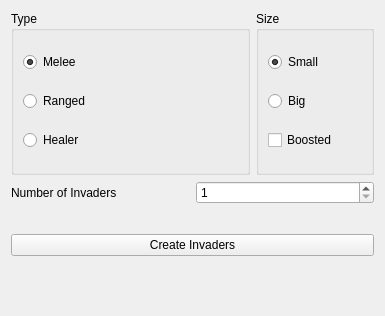
<?xml version="1.0" encoding="UTF-8"?>
<ui version="4.0">
 <class>InvasionWidget</class>
 <widget class="QWidget" name="InvasionWidget">
  <property name="geometry">
   <rect>
    <x>0</x>
    <y>0</y>
    <width>385</width>
    <height>316</height>
   </rect>
  </property>
  <property name="windowTitle">
   <string>Form</string>
  </property>
  <layout class="QVBoxLayout" name="verticalLayout_3">
   <item>
    <layout class="QHBoxLayout" name="horizontalLayout_2">
     <item>
      <widget class="QGroupBox" name="groupBox">
       <property name="minimumSize">
        <size>
         <width>239</width>
         <height>164</height>
        </size>
       </property>
       <property name="title">
        <string>Type</string>
       </property>
       <layout class="QVBoxLayout" name="verticalLayout">
        <property name="spacing">
         <number>0</number>
        </property>
        <property name="topMargin">
         <number>2</number>
        </property>
        <property name="bottomMargin">
         <number>2</number>
        </property>
        <item>
         <widget class="QRadioButton" name="radioButton">
          <property name="text">
           <string>Melee</string>
          </property>
          <property name="checked">
           <bool>true</bool>
          </property>
         </widget>
        </item>
        <item>
         <widget class="QRadioButton" name="radioButton_2">
          <property name="text">
           <string>Ranged</string>
          </property>
         </widget>
        </item>
        <item>
         <widget class="QRadioButton" name="radioButton_3">
          <property name="text">
           <string>Healer</string>
          </property>
         </widget>
        </item>
       </layout>
      </widget>
     </item>
     <item>
      <widget class="QGroupBox" name="groupBox_2">
       <property name="title">
        <string>Size</string>
       </property>
       <layout class="QVBoxLayout" name="verticalLayout_2">
        <property name="spacing">
         <number>0</number>
        </property>
        <property name="topMargin">
         <number>2</number>
        </property>
        <property name="bottomMargin">
         <number>2</number>
        </property>
        <item>
         <widget class="QRadioButton" name="radioButton_4">
          <property name="text">
           <string>Small</string>
          </property>
          <property name="checked">
           <bool>true</bool>
          </property>
         </widget>
        </item>
        <item>
         <widget class="QRadioButton" name="radioButton_5">
          <property name="text">
           <string>Big</string>
          </property>
         </widget>
        </item>
        <item>
         <widget class="QCheckBox" name="checkBox">
          <property name="text">
           <string>Boosted</string>
          </property>
         </widget>
        </item>
       </layout>
      </widget>
     </item>
    </layout>
   </item>
   <item>
    <layout class="QHBoxLayout" name="horizontalLayout">
     <item>
      <widget class="QLabel" name="label">
       <property name="text">
        <string>Number of Invaders</string>
       </property>
      </widget>
     </item>
     <item>
      <widget class="QSpinBox" name="spinBox">
       <property name="minimum">
        <number>1</number>
       </property>
       <property name="maximum">
        <number>5</number>
       </property>
      </widget>
     </item>
    </layout>
   </item>
   <item>
    <spacer name="verticalSpacer">
     <property name="orientation">
      <enum>Qt::Vertical</enum>
     </property>
     <property name="sizeType">
      <enum>QSizePolicy::Minimum</enum>
     </property>
     <property name="sizeHint" stdset="0">
      <size>
       <width>20</width>
       <height>24</height>
      </size>
     </property>
    </spacer>
   </item>
   <item>
    <widget class="QPushButton" name="pushButton">
     <property name="text">
      <string>Create Invaders</string>
     </property>
    </widget>
   </item>
   <item>
    <spacer name="verticalSpacer_2">
     <property name="orientation">
      <enum>Qt::Vertical</enum>
     </property>
     <property name="sizeHint" stdset="0">
      <size>
       <width>20</width>
       <height>24</height>
      </size>
     </property>
    </spacer>
   </item>
  </layout>
 </widget>
 <resources/>
 <connections/>
</ui>
